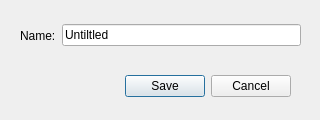
<?xml version="1.0" encoding="UTF-8"?>
<ui version="4.0">
 <class>MapDialog</class>
 <widget class="QDialog" name="MapDialog">
  <property name="windowModality">
   <enum>Qt::ApplicationModal</enum>
  </property>
  <property name="geometry">
   <rect>
    <x>0</x>
    <y>0</y>
    <width>320</width>
    <height>120</height>
   </rect>
  </property>
  <property name="sizePolicy">
   <sizepolicy hsizetype="Fixed" vsizetype="Fixed">
    <horstretch>0</horstretch>
    <verstretch>0</verstretch>
   </sizepolicy>
  </property>
  <property name="minimumSize">
   <size>
    <width>320</width>
    <height>120</height>
   </size>
  </property>
  <property name="maximumSize">
   <size>
    <width>320</width>
    <height>120</height>
   </size>
  </property>
  <property name="font">
   <font>
    <pointsize>9</pointsize>
    <stylestrategy>PreferDefault</stylestrategy>
   </font>
  </property>
  <property name="windowTitle">
   <string>Save As</string>
  </property>
  <property name="windowIcon">
   <iconset>
    <normaloff>../../../Pictures/PathFinderQt.JPG</normaloff>../../../Pictures/PathFinderQt.JPG</iconset>
  </property>
  <property name="modal">
   <bool>true</bool>
  </property>
  <widget class="QDialogButtonBox" name="buttonBox">
   <property name="geometry">
    <rect>
     <x>0</x>
     <y>70</y>
     <width>291</width>
     <height>32</height>
    </rect>
   </property>
   <property name="orientation">
    <enum>Qt::Horizontal</enum>
   </property>
   <property name="standardButtons">
    <set>QDialogButtonBox::Cancel|QDialogButtonBox::Save</set>
   </property>
  </widget>
  <widget class="QWidget" name="layoutWidget">
   <property name="geometry">
    <rect>
     <x>20</x>
     <y>20</y>
     <width>281</width>
     <height>31</height>
    </rect>
   </property>
   <layout class="QHBoxLayout" name="horizontalLayout">
    <property name="sizeConstraint">
     <enum>QLayout::SetDefaultConstraint</enum>
    </property>
    <item>
     <widget class="QLabel" name="label">
      <property name="text">
       <string>Name:</string>
      </property>
     </widget>
    </item>
    <item>
     <widget class="QLineEdit" name="lineEdit">
      <property name="statusTip">
       <string/>
      </property>
      <property name="text">
       <string>Untiltled</string>
      </property>
     </widget>
    </item>
   </layout>
  </widget>
 </widget>
 <resources/>
 <connections>
  <connection>
   <sender>buttonBox</sender>
   <signal>accepted()</signal>
   <receiver>MapDialog</receiver>
   <slot>accept()</slot>
   <hints>
    <hint type="sourcelabel">
     <x>248</x>
     <y>254</y>
    </hint>
    <hint type="destinationlabel">
     <x>157</x>
     <y>274</y>
    </hint>
   </hints>
  </connection>
  <connection>
   <sender>buttonBox</sender>
   <signal>rejected()</signal>
   <receiver>MapDialog</receiver>
   <slot>reject()</slot>
   <hints>
    <hint type="sourcelabel">
     <x>316</x>
     <y>260</y>
    </hint>
    <hint type="destinationlabel">
     <x>286</x>
     <y>274</y>
    </hint>
   </hints>
  </connection>
 </connections>
</ui>
